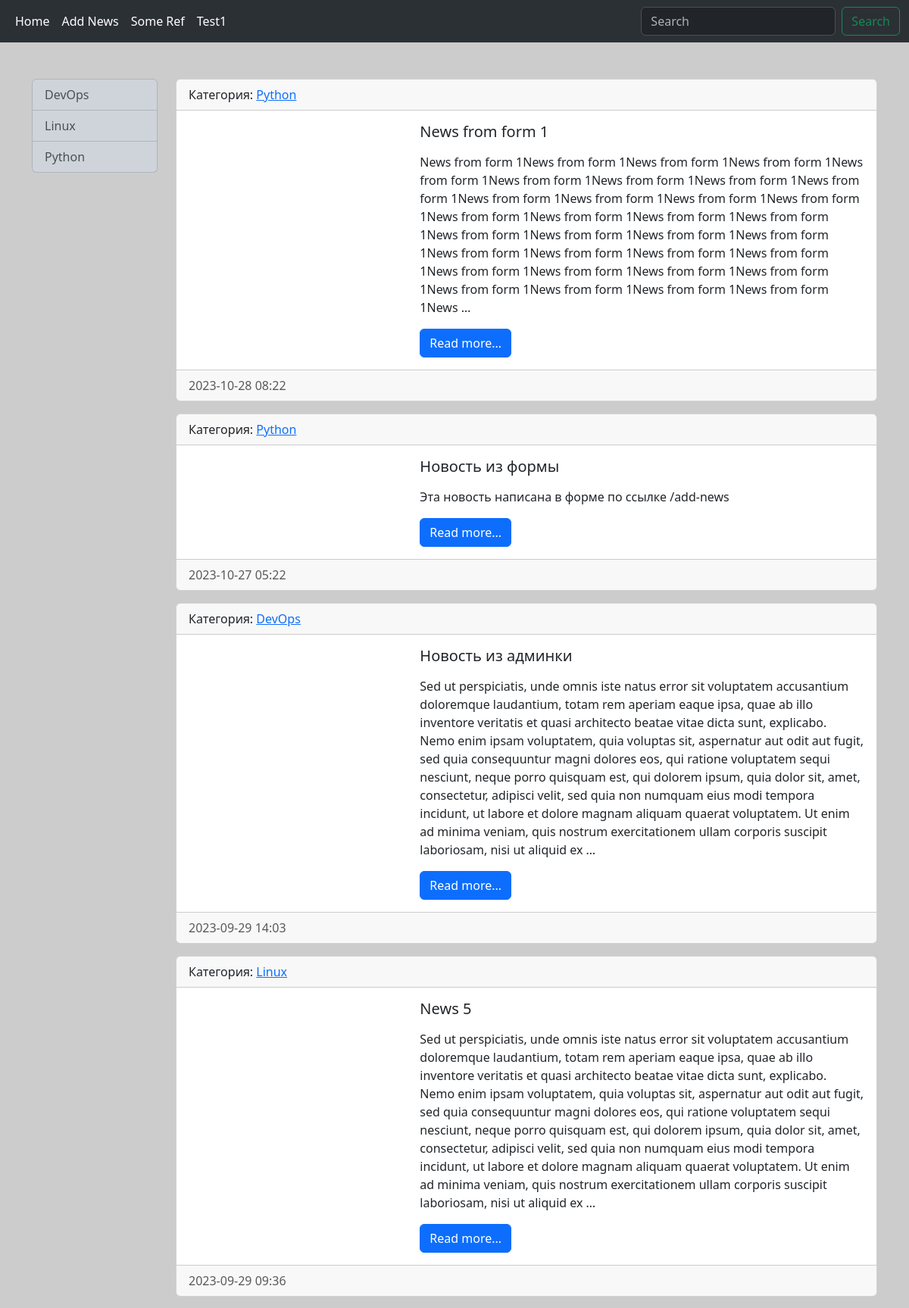
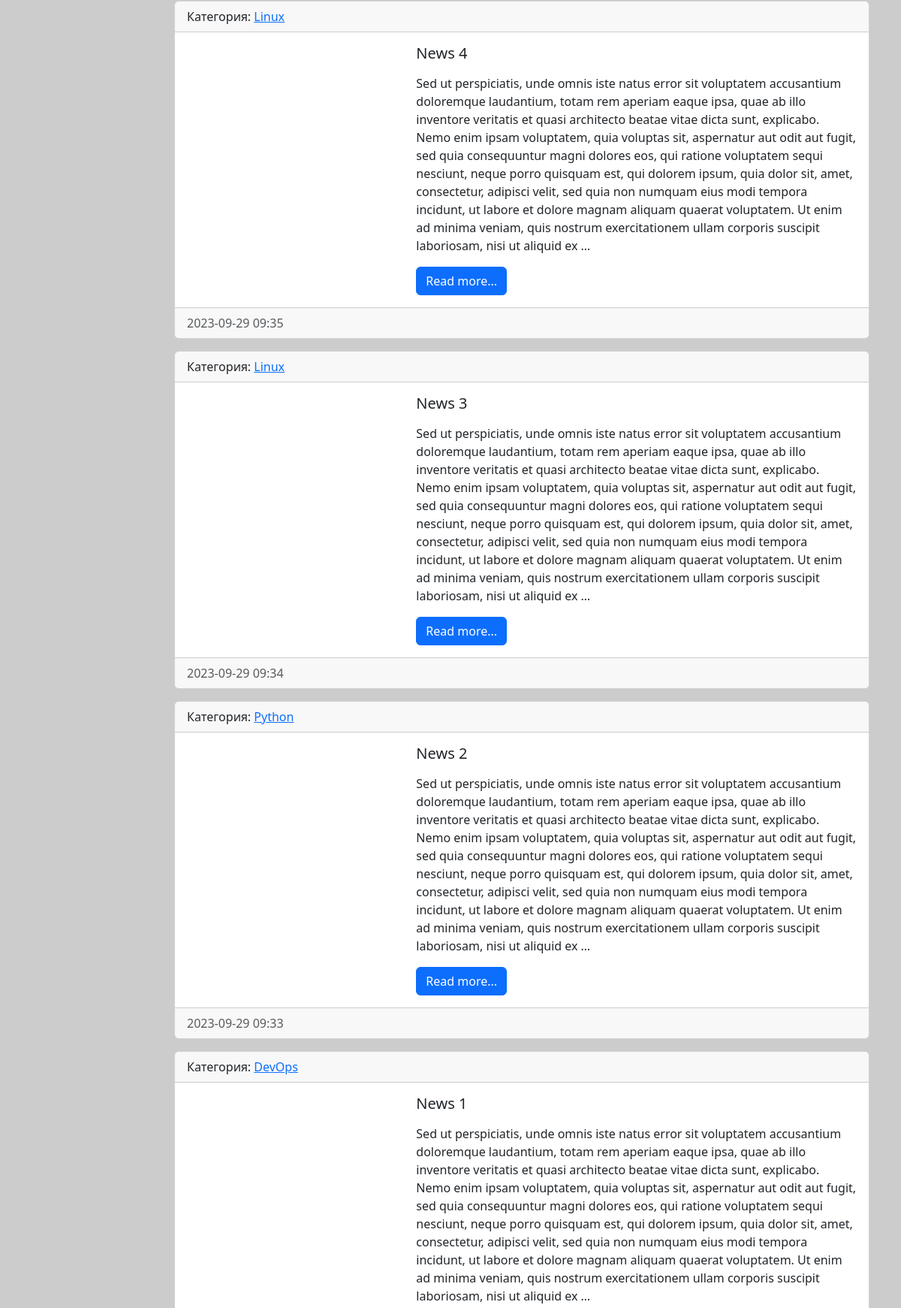
The page / (upper part) on the database its author committed (2 pictures, top to bottom).
### news/models.py (models this page shows, shortened)
class Category(models.Model):
    title = models.CharField(max_length=150, db_index=True)  # Индексирует поле, делает более быстрым для поиска
    def get_absolute_url(self):
        return reverse('category', kwargs={"category_id": self.pk})
    class Meta:
        verbose_name = 'Категория'
        verbose_name_plural = 'Категории'
        ordering = ['title']

class News(models.Model):
    title = models.CharField(max_length=150)
    content = models.TextField(blank=True)
    created_at = models.DateTimeField(auto_now_add=True)  # Дата создании поста и меняться не будет
    updated_at = models.DateTimeField(auto_now=True)  # Дата обновляется при редактировании
    photo = models.ImageField(upload_to='photos/%Y/%m/%d/', blank=True)  # Где хранятся изображения
    is_published = models.BooleanField(default=True)
    category = models.ForeignKey('Category', on_delete=models.PROTECT)
    def get_absolute_url(self):
        return reverse('view_news', kwargs={"news_id": self.pk})
    class Meta:
        verbose_name = 'Новость'
        verbose_name_plural = 'Новости'
        ordering = ['-created_at']

### news/views.py (the view)
# urls.py: path('', index, name='home'),
def index(request):
    news = News.objects.all()
    context = {
        'news': news,
        'title': 'Новости',
    }
    return render(request, 'news/index.html', context=context)

### news/templatetags/news_tags.py (called while the page is built)
@register.simple_tag()
def get_categories():
    return Category.objects.all()

### news/templates/news/index.html (shortened to what this page needs)
{% extends 'base.html' %}
{% block sidebar %}
    {% include 'ink/_sidebar.html' %}
{% endblock %}
{% block content %}
    {% for item in news %}
        <div class="card mb-3">
            <div class="card-header">
                Категория: <a href="{{ item.category.get_absolute_url }}">{{ item.category.title }}</a>
            </div>
            <div class="card-body">
                <div class="media row">
                    <div class="photo col-md-4">
                    </div>
                    <div class="media-body col-md-8">
                        <h5 class="card-title">{{ item.title }}</h5>
                        <p class="card-text">{{ item.content|linebreaks|safe|truncatewords:100 }}</p>
                        <a href="{{ item.get_absolute_url }}" class="btn btn-primary">Read more...</a>
                    </div>
                </div>
            </div>
            <div class="card-footer text-body-secondary">
                {{ item.created_at|date:"Y-m-d H:i" }}
            </div>
        </div>
    {% endfor %}
{% endblock %}

### templates/ink/_sidebar.html
{% load news_tags %}
<div class="list-group list-group-item-dark">
    {% get_categories as categories %}
    {% for item in categories %}
        <a href="{{ item.get_absolute_url }}"
           class="list-group-item list-group-item-action">{{ item.title }}</a>
    {% endfor %}
</div>

### ABCofDevops/static/css/style.css (style rules this page uses)
body { background-color: #ccc; }

### rows shown on the page
Category: title "DevOps"
Category: title "Linux"
Category: title "Python"
News: category "Python", title "News from form 1", content "News from form 1News from form 1News from form 1News from form 1News from form 1News from form 1News from form 1News from form 1News from form 1News from form 1News from form 1News from form 1News from form 1News from form 1News from form 1News from form 1News from form 1News from form 1News from form 1News from form 1News from form 1News from form 1News from form 1News from form 1News from form 1News from form 1News from form 1News from form 1News from form 1News from form 1News from form 1News from form 1News from form 1News …", created_at "2023-10-28 08:22"
News: category "Python", title "Новость из формы", content "Эта новость написана в форме по ссылке /add-news", created_at "2023-10-27 05:22"
News: category "DevOps", title "Новость из админки", content "Sed ut perspiciatis, unde omnis iste natus error sit voluptatem accusantium doloremque laudantium, totam rem aperiam eaque ipsa, quae ab illo inventore veritatis et quasi architecto beatae vitae dicta sunt, explicabo. Nemo enim ipsam voluptatem, quia voluptas sit, aspernatur aut odit aut fugit, sed quia consequuntur magni dolores eos, qui ratione voluptatem sequi nesciunt, neque porro quisquam est, qui dolorem ipsum, quia dolor sit, amet, consectetur, adipisci velit, sed quia non numquam eius modi tempora incidunt, ut labore et dolore magnam aliquam quaerat voluptatem. Ut enim ad minima veniam, quis nostrum exercitationem ullam corporis suscipit laboriosam, nisi ut aliquid ex …", created_at "2023-09-29 14:03"
News: category "Linux", title "News 5", content "Sed ut perspiciatis, unde omnis iste natus error sit voluptatem accusantium doloremque laudantium, totam rem aperiam eaque ipsa, quae ab illo inventore veritatis et quasi architecto beatae vitae dicta sunt, explicabo. Nemo enim ipsam voluptatem, quia voluptas sit, aspernatur aut odit aut fugit, sed quia consequuntur magni dolores eos, qui ratione voluptatem sequi nesciunt, neque porro quisquam est, qui dolorem ipsum, quia dolor sit, amet, consectetur, adipisci velit, sed quia non numquam eius modi tempora incidunt, ut labore et dolore magnam aliquam quaerat voluptatem. Ut enim ad minima veniam, quis nostrum exercitationem ullam corporis suscipit laboriosam, nisi ut aliquid ex …", created_at "2023-09-29 09:36"
News: category "Linux", title "News 4", content "Sed ut perspiciatis, unde omnis iste natus error sit voluptatem accusantium doloremque laudantium, totam rem aperiam eaque ipsa, quae ab illo inventore veritatis et quasi architecto beatae vitae dicta sunt, explicabo. Nemo enim ipsam voluptatem, quia voluptas sit, aspernatur aut odit aut fugit, sed quia consequuntur magni dolores eos, qui ratione voluptatem sequi nesciunt, neque porro quisquam est, qui dolorem ipsum, quia dolor sit, amet, consectetur, adipisci velit, sed quia non numquam eius modi tempora incidunt, ut labore et dolore magnam aliquam quaerat voluptatem. Ut enim ad minima veniam, quis nostrum exercitationem ullam corporis suscipit laboriosam, nisi ut aliquid ex …", created_at "2023-09-29 09:35"
News: category "Linux", title "News 3", content "Sed ut perspiciatis, unde omnis iste natus error sit voluptatem accusantium doloremque laudantium, totam rem aperiam eaque ipsa, quae ab illo inventore veritatis et quasi architecto beatae vitae dicta sunt, explicabo. Nemo enim ipsam voluptatem, quia voluptas sit, aspernatur aut odit aut fugit, sed quia consequuntur magni dolores eos, qui ratione voluptatem sequi nesciunt, neque porro quisquam est, qui dolorem ipsum, quia dolor sit, amet, consectetur, adipisci velit, sed quia non numquam eius modi tempora incidunt, ut labore et dolore magnam aliquam quaerat voluptatem. Ut enim ad minima veniam, quis nostrum exercitationem ullam corporis suscipit laboriosam, nisi ut aliquid ex …", created_at "2023-09-29 09:34"
News: category "Python", title "News 2", content "Sed ut perspiciatis, unde omnis iste natus error sit voluptatem accusantium doloremque laudantium, totam rem aperiam eaque ipsa, quae ab illo inventore veritatis et quasi architecto beatae vitae dicta sunt, explicabo. Nemo enim ipsam voluptatem, quia voluptas sit, aspernatur aut odit aut fugit, sed quia consequuntur magni dolores eos, qui ratione voluptatem sequi nesciunt, neque porro quisquam est, qui dolorem ipsum, quia dolor sit, amet, consectetur, adipisci velit, sed quia non numquam eius modi tempora incidunt, ut labore et dolore magnam aliquam quaerat voluptatem. Ut enim ad minima veniam, quis nostrum exercitationem ullam corporis suscipit laboriosam, nisi ut aliquid ex …", created_at "2023-09-29 09:33"
News: category "DevOps", title "News 1", content "Sed ut perspiciatis, unde omnis iste natus error sit voluptatem accusantium doloremque laudantium, totam rem aperiam eaque ipsa, quae ab illo inventore veritatis et quasi architecto beatae vitae dicta sunt, explicabo. Nemo enim ipsam voluptatem, quia voluptas sit, aspernatur aut odit aut fugit, sed quia consequuntur magni dolores eos, qui ratione voluptatem sequi nesciunt, neque porro quisquam est, qui dolorem ipsum, quia dolor sit, amet, consectetur, adipisci velit, sed quia non numquam eius modi tempora incidunt, ut labore et dolore magnam aliquam quaerat voluptatem. Ut enim ad minima veniam, quis nostrum exercitationem ullam corporis suscipit laboriosam, nisi ut aliquid ex …"
